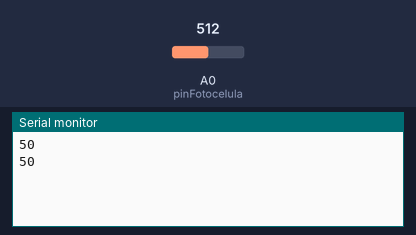
Recording of a sketch running on a simulated Arduino Uno, built with avr-gcc and run on an emulated ATmega328P. Parts: the last lines printed to the serial monitor. Inputs (shaded band) come from the test bench; at power-on: A0 (pinFotocelula) = 512.

Above: at 2.8 s.
2.9 s: A0 (pinFotocelula) set to 716
At 5.2 s:
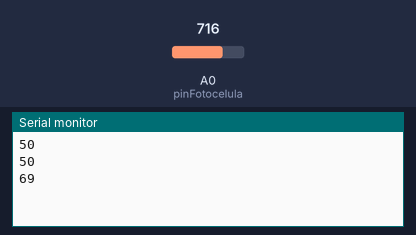
5.6 s: A0 (pinFotocelula) set to 900
At 7.0 s:
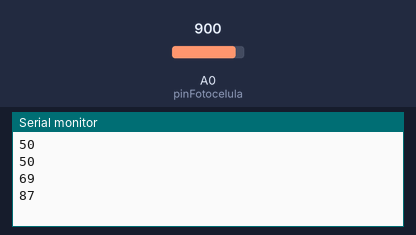
Timing chart, 0 to 8.6 s (numbered marks = the images above; inputs shaded):
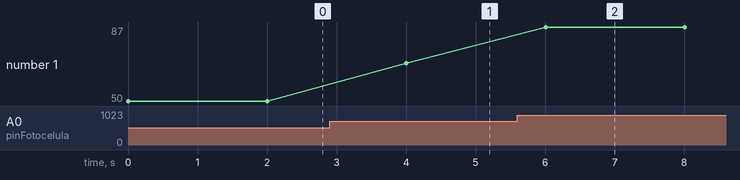

Measured:
- after the input at 2.9 s, the serial monitor: prints a new line after 1.1 s (image 1)
- after the input at 5.6 s, the serial monitor: prints a new line after 0.40 s (image 2)
- plotted number 1: 50 → 69 after the input at 2.9 s, 69 → 87 after the input at 5.6 s

The sketch:

ldr.ino
```cpp
#include <SoftwareSerial.h>

SoftwareSerial puertoESP01(12, 13); // RX | TX

int pinFotocelula = 0;
int nivelLuz;

void setup() {
   Serial.begin(115200);
   puertoESP01.begin(9600);
}

void loop() {
  nivelLuz = map(analogRead(pinFotocelula), 0, 1023, 0, 100);
  Serial.println(nivelLuz);
  puertoESP01.write(nivelLuz);
  delay(2000);
}
```
